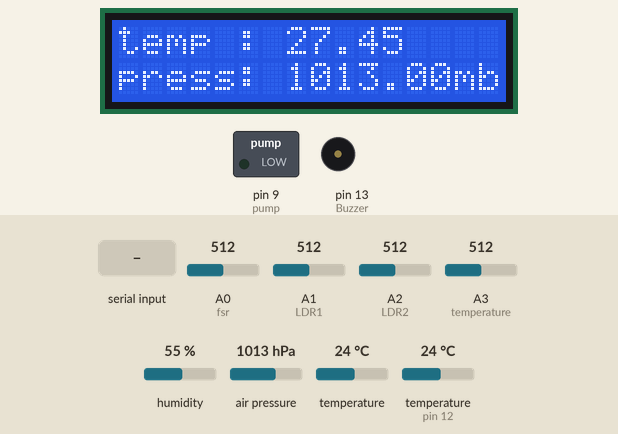
A sketch run on a simulated Arduino Uno, built with avr-gcc and run on an emulated ATmega328P. Shown: 16×2 character LCD, switched loads named in the sketch (green lamp = pin HIGH), buzzer (waves = sounding). The inputs (shaded band) are chosen by the test bench; at power-on: air pressure 1013 hPa, A1 (LDR1) = 512, humidity 55 %, A0 (fsr) = 512, A2 (LDR2) = 512, A3 (temperature) = 512, temperature 24 °C, temperature (sensor on pin 12) 24 °C. What the sketch prints to the serial monitor is not drawn.

Above: at 6.2 s.
6.3 s: "2" received over Serial
At 7.4 s:
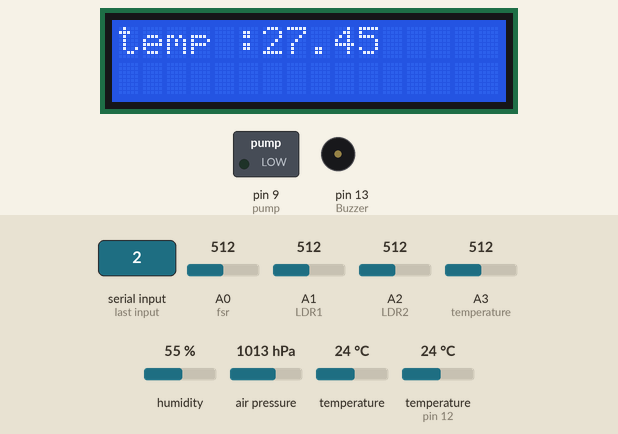
12.2 s: air pressure set to 952 hPa
At 12.8 s:
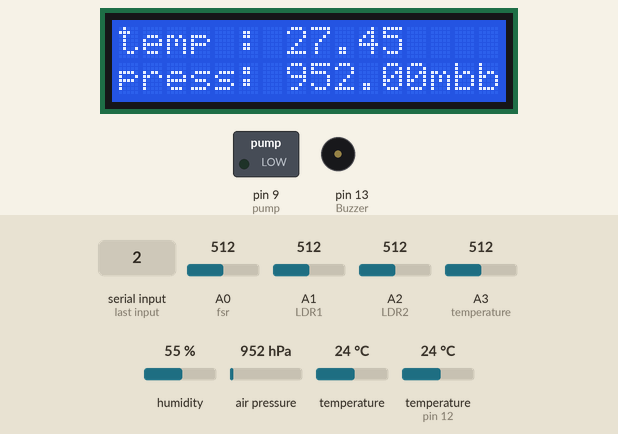
18.0 s: "1" received over Serial
At 19.1 s:
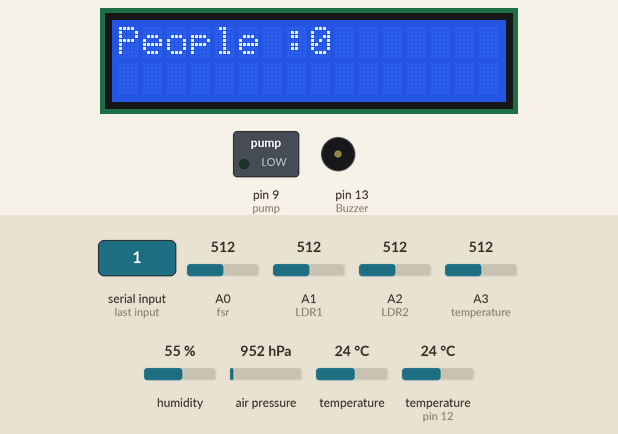
23.9 s: "7" received over Serial
At 24.7 s:
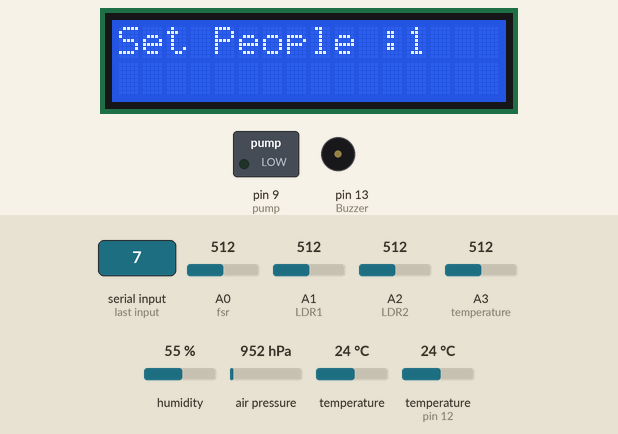
29.8 s: A1 (LDR1) set to 485
At 31.9 s:
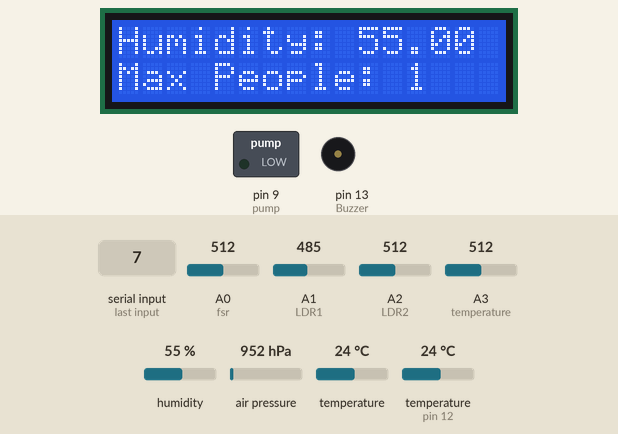
32.3 s: humidity set to 22 %
At 33.8 s:
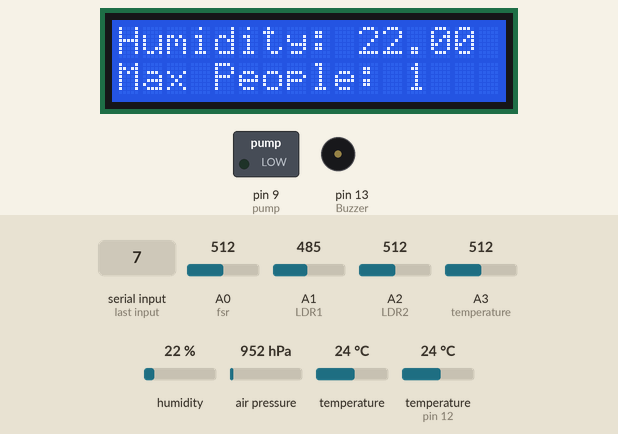
Timing chart, 0 to 35.3 s (numbered marks = the images above; inputs shaded):
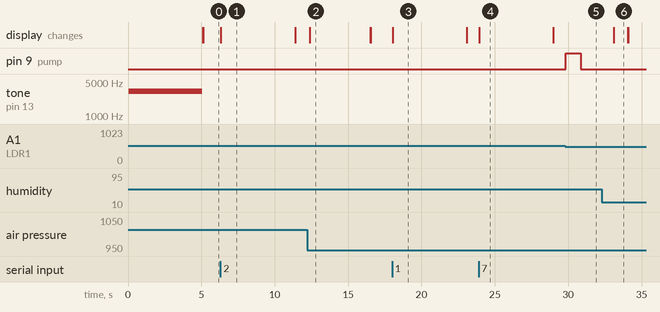

The sketch:

Arduino_Code.ino
```cpp
#include "DHT.h"
#include<SFE_BMP180.h>
#include<LiquidCrystal.h>
#include<Wire.h>
#include<SoftwareSerial.h>
#define rs 2
#define en 3
#define d4 4
#define d5 5
#define d6 6
#define d7 7
#define pump 9
#define fan 11
#define DHTPIN 12
#define Buzzer 13
#define fsr A0
#define LDR1 A1
#define LDR2 A2
#define temperature A3
// A4 and A5 are used as I2c pins for the pressure sensor
#define DHTTYPE DHT11

DHT dht(DHTPIN, DHTTYPE);
SFE_BMP180 pressure;
SoftwareSerial serial_Change(10, 11);
LiquidCrystal lcd(rs, en, d4, d5, d6, d7);
unsigned long Time_ = 0 , tempTime, dataTime = 0, lcd_Time = 0;
int people_inside = 0, set_People = 0, set_Temperature = 35, set_humidity = 45, set_fsr = 950, mode_controller = 0;
const short R1 = 9000, pressure_Out = 110;
char up = '3', down = '4', Data;
float Vo, ldr1, ldr2, logR2, temp, humidity;
float c1 = 1.009249522e-03,
      c2 = 2.378405444e-04, c3 = 2.019202697e-07;
double T, P;
bool tempLow = false, passed = false, temperature_State = false
                               , fsr_on = true, Buzzer_Active = false, people_State = false, data_Mode = false
                                   , update_lcd = false, humidityboo = false, f_mode = true, s_mode = false, fsr_Buz = false;

void setup() {
  dht.begin();
  pinMode(LDR1, INPUT);
  pinMode(LDR2, INPUT);
  pinMode(temperature, INPUT);
  pinMode(pump, OUTPUT);
  Serial.begin(9600);
  Serial.println("Start of measuring pressure");
  lcd.begin(16, 2);
  lcd.setCursor(5, 0);
  lcd.print("Weclome");
  lcd.setCursor(3, 1);
  lcd.print("Smart Room");
  tone(Buzzer, 3200);
  delay(5000);
  noTone(Buzzer);
  if (pressure.begin())
    Serial.println("done successfully");
  else
    Serial.println("Error occured");
  lcd.clear();
}

void loop() {

  if (Serial.available() > 0)  {
    Data = Serial.read();
    dataTime = millis();
    data_Mode = true;
    if (Data == '2')
    { temperature_State = true;
      people_State = false;
      setting_Temperature(Data);
    }

    else if (Data == '1')
    { people_State = true;
      temperature_State = false;
      setting_People(Data);

    }

    else if (Data == '3') {
      String str = "Humidity: ";
      str += String(humidity);
      Serial.println(str);

    }

    else if (temperature_State) {
      setting_Temperature(Data);
    }

    else if (people_State)
      setting_People(Data);

    else if (Data == '9') {
      if (set_humidity < 60)
        set_humidity++;
      String str = "Max Humidity: ";
      str += String(set_humidity);
      Serial.println(str);
    }

    else if (Data == '6') {
      if (set_humidity > 40)
        set_humidity--;
      String str = "Max Humidity: ";
      str += String(set_humidity);
      Serial.println(str);
    }
    else if ( Data == 'A')
    {
      fsr_on = true;
      Serial.println("Patient IN");
    }
    else if (Data == 'B')
    {
      Serial.println("No Patient");
      fsr_on = false;
      fsr_Buz=false;
      noTone(Buzzer);
    }
  }

  { float fsr_read = analogRead(fsr);
    if (fsr_on) {
      if (fsr_read > set_fsr)
      {
        fsr_Buz = true;
        digitalWrite(Buzzer, HIGH);
      }
      else  if (!Buzzer_Active ) {
        fsr_Buz = false;
        digitalWrite(Buzzer, LOW);
      }
    }
  }


  if (dataTime + 5000 < millis() && data_Mode)
    data_Mode = false;
  if (!data_Mode) {

    Vo = analogRead(temperature);
    logR2 = log(R1 * (1023.0 / Vo - 1.0));
    temp = (1.0 / (c1 + c2 * logR2 + c3 * logR2 * logR2 * logR2));
    temp = temp - 273.15;
    if (lcd_New()) {
      dataTime = millis();
      update_lcd = true;
      //      Serial.print("Temperature is: ");
      //      Serial.println(temp);
    }
    else
      update_lcd = false;

    ldr1 = analogRead(LDR1);
    ldr2 = analogRead(LDR2);

    if (Time_ + 1000 < millis())
    { if (ldr1 < 500 && ldr2 > 500 && !passed)
      { people_inside++;
        digitalWrite(pump, HIGH);
        Time_ = millis();
        passed = true;
      }
      else if (ldr1 > 500 && ldr2 < 500 && !passed )
      { people_inside--;
        Time_ = millis();
        passed = true;
      }
      else if (ldr1 > 500 && ldr2 > 500)
        passed = false;
    }

    pump_Time();
    check_people();


    if (temp > set_Temperature)
    { digitalWrite(fan, HIGH);
      humidityboo = true;
    }
    else if (!tempLow)
    {
      humidityboo = false;
      tempTime = millis();
      tempLow = true;
    }
    else
      fan_Time();

    {
      humidity = dht.readHumidity();
      if (!(humidity < set_humidity && humidity > set_humidity - 10))
        digitalWrite(fan, HIGH);
      else if (!humidity)
        digitalWrite(fan, LOW);
    }

    char status;
    status = pressure.startTemperature();
    if (status != 0) {
      delay(status);
      status = pressure.getTemperature(T);
      //      Serial.print(T);
      if (status != 0) {
        status = pressure.startPressure(3);
        if (status != 0)
        { delay(status);
          status = pressure.getPressure(P, T);
          if (status != 0)
          { if (update_lcd) {
              tempTime = millis();
              lcd_mode();
            }
            //            Serial.print("absolute pressure: ");
            //            Serial.print(P);
            //            Serial.println(" bar");
          }
        }
      }
    }
  }
}


void pump_Time() {
  if (Time_ + 1000 < millis())
    digitalWrite(pump, LOW);

}

void check_people() {
  if (people_inside > set_People )
  {
    tone(Buzzer, 850, 500);
    Buzzer_Active = true;
  }
  else {
    if (!fsr_Buz)
      noTone(Buzzer);
    Buzzer_Active = false;
  }

}

void fan_Time() {
  if (tempTime + 5000 < millis() && tempLow && check_pressure())
  { digitalWrite(fan, LOW);
    tempLow = false;
  }
}

bool check_pressure() {
  if (P <= pressure_Out)
  { digitalWrite(fan, HIGH);
    humidityboo = true;
    return false;
  }
  humidityboo = false;
  return true;
}

void setting_Temperature(char x) {
  if (x == '8')
    set_Temperature++;
  else if (x == '5')
    set_Temperature--;
  if (x == '8' || x == '5') {
    lcd.clear();
    lcd.setCursor(0, 0);
    lcd.print("Set temp :");
    lcd.print(set_Temperature);
    String str = "Max_Temp : ";
    str += String(set_Temperature);
    Serial.println(str);
  }
  if (x == '2')
  {
    lcd.clear();
    lcd.setCursor(0, 0);
    lcd.print("temp :");
    lcd.print(temp);
    String str = "Temp : ";
    str += String(temp);
    Serial.println(str);
  }
}

void setting_People(char x) {
  if (x == '7')
    set_People++;
  else if (x == '4' && set_People > 0)
    set_People--;
  if (x == '7' || x == '4')
  {
    lcd.clear();
    lcd.setCursor(0, 0);
    lcd.print("Set People :");
    lcd.print(set_People);
    String str = "Max_people :";
    str += String(set_People);
    Serial.println(str);
  }
  else if (x == '1')
  { lcd.clear();
    lcd.setCursor(0, 0);
    lcd.print("People :");
    lcd.print(people_inside);
    Serial.print("People_In : ");
    Serial.println(people_inside);
  }
}


bool lcd_New() {
  if (dataTime + 1000 < millis())
  {
    mode_controller++;
    if (mode_controller == 8)
    {
      if (f_mode)
      {
        s_mode = true;
        f_mode = false;
        lcd.clear();
      }
      else
      {
        s_mode = false;
        f_mode = true;
        lcd.clear();
      }
      mode_controller = 0;
    }

    return true;
  }
  return false;
}

void lcd_mode()
{
  if (f_mode)
  {
    lcd.setCursor(0, 0);
    lcd.print("temp : ");
    lcd.print(temp);
    lcd.setCursor(0, 1);
    lcd.print("press: ");
    lcd.print(P);
    lcd.print("mb");
  }
  else
  {
    lcd.setCursor(0, 0);
    String str="Humidity: ";
    str+=String(humidity);
    lcd.print(str);
    lcd.setCursor(0, 1);
    lcd.print("Max People: ");
    lcd.print(set_People);
  }
}
```

Measured:
- the behaviour switches between 500 and 499 on A1 (LDR1) (found by bisection; images 4 and 5)
- after the input at 6.3 s, the display: changes at once (image 1)
- after the input at 12.2 s, the display: changes after 0.18 s (image 2)
- after the input at 18.0 s, the display: changes at once (image 3)
- after the input at 23.9 s, the display: changes at once (image 4)
- after the input at 29.8 s, pin 9 (pump): LOW → HIGH at once, → LOW 1.0 s later
- what the display in image 1 shows lasts 5.1 s, from 6.3 s to 11.4 s
